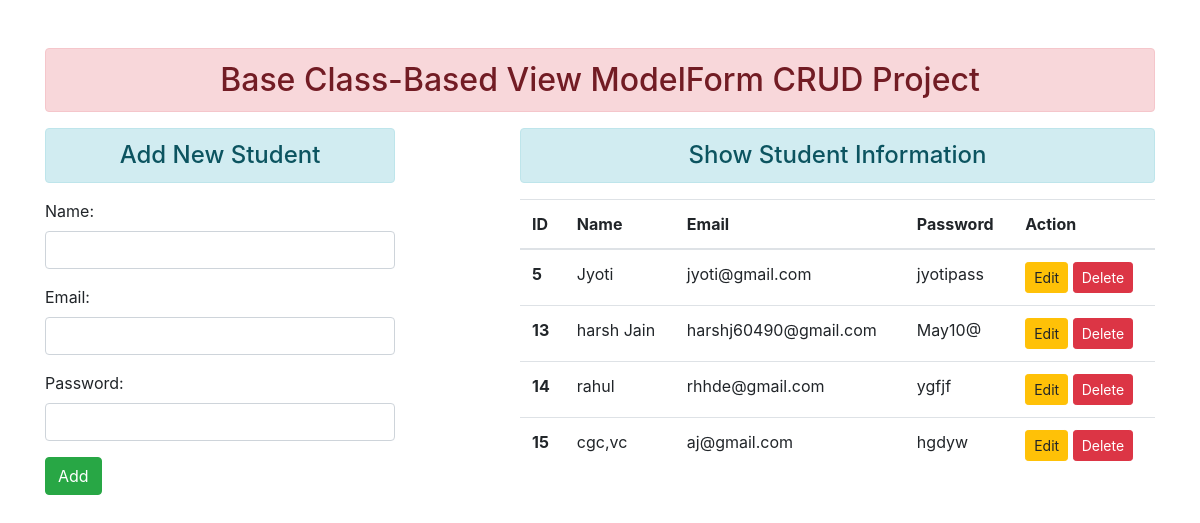
The page / on the database its author committed.
### enroll/models.py (models this page shows)
class User(models.Model):
 name = models.CharField(max_length=70)
 email = models.EmailField(max_length=100)
 password = models.CharField(max_length=100)

### enroll/views.py (the view, shortened to what this page needs)
# urls.py: path('', views.UserAddShowView.as_view(), name='addandshow'),
class UserAddShowView(TemplateView):
  template_name = 'enroll/addandshow.html'
  def get_context_data(self, *args, **kwargs):
    context = super().get_context_data(**kwargs)
    fm = StudentRegistration()
    stud = User.objects.all()
    context = {'stu':stud, 'form':fm}
    return context

### enroll/forms.py
class StudentRegistration(forms.ModelForm):
 class Meta:
  model = User
  fields = ['name', 'email', 'password']
  widgets = {
   'name': forms.TextInput(attrs={'class':'form-control'}),
   'email': forms.EmailInput(attrs={'class':'form-control'}),
   'password': forms.PasswordInput(render_value=True, attrs={'class':'form-control'}),
  }

### enroll/templates/enroll/addandshow.html (shortened to what this page needs)
{% extends 'enroll/base.html' %}
{% block content %}
<div class="row">
 <div class="col-sm-4">
  <h4 class="text-center alert alert-info">Add New Student</h4>
  <form action="" method="POST">
   {{form.as_p}}
   <input type="submit" class="btn btn-success" value="Add">
  </form>
 </div>
 <div class="col-sm-7 offset-1">
  <h4 class="text-center alert alert-info">Show Student Information</h4>
  {% if stu %}
   <table class="table table-hover">
     <thead>
       <tr>
         <th scope="col">ID</th>
         <th scope="col">Name</th>
         <th scope="col">Email</th>
         <th scope="col">Password</th>
         <th scope="col">Action</th>
       </tr>
     </thead>
     <tbody>
      {% for st in stu %}
       <tr>
         <th scope="row">{{st.id}}</th>
         <td>{{st.name}}</td>
         <td>{{st.email}}</td>
         <td>{{st.password}}</td>
         <td>
         <a href="{% url 'updatedata' st.id %}" class="btn btn-warning btn-sm">Edit</a>
         <form action="{% url 'deletedata' st.id %}" method="post" class="d-inline"> {% csrf_token %}
          <input type="submit" class="btn btn-danger btn-sm" value="Delete">
         </form>
         </td>
       </tr>
      {% endfor %}
     </tbody>
   </table>
  {% else %}
   <h4 class="text-center alert alert-warning">No Records</h4>
  {% endif %}
 </div>
</div>
{% endblock content %}

### enroll/templates/enroll/base.html (shortened to what this page needs)
<!DOCTYPE html>
{% load static %}
<html lang="en">
<head>
 <link rel="stylesheet" href="{% static 'enroll/css/bootstrap.css' %}">
</head>
<body>
 <div class="container mt-5">
  <h2 class="text-center alert alert-danger">Base Class-Based View ModelForm CRUD Project</h2>
  {% block content %} {% endblock content %}
 </div>
</body>
</html>

### rows shown on the page
User: id "5", name "Jyoti", email "jyoti@gmail.com", password "jyotipass"
User: id "13", name "harsh Jain", email "harshj60490@gmail.com", password "May10@"
User: id "14", name "rahul", email "rhhde@gmail.com", password "ygfjf"
User: id "15", name "cgc,vc", email "aj@gmail.com", password "hgdyw"
